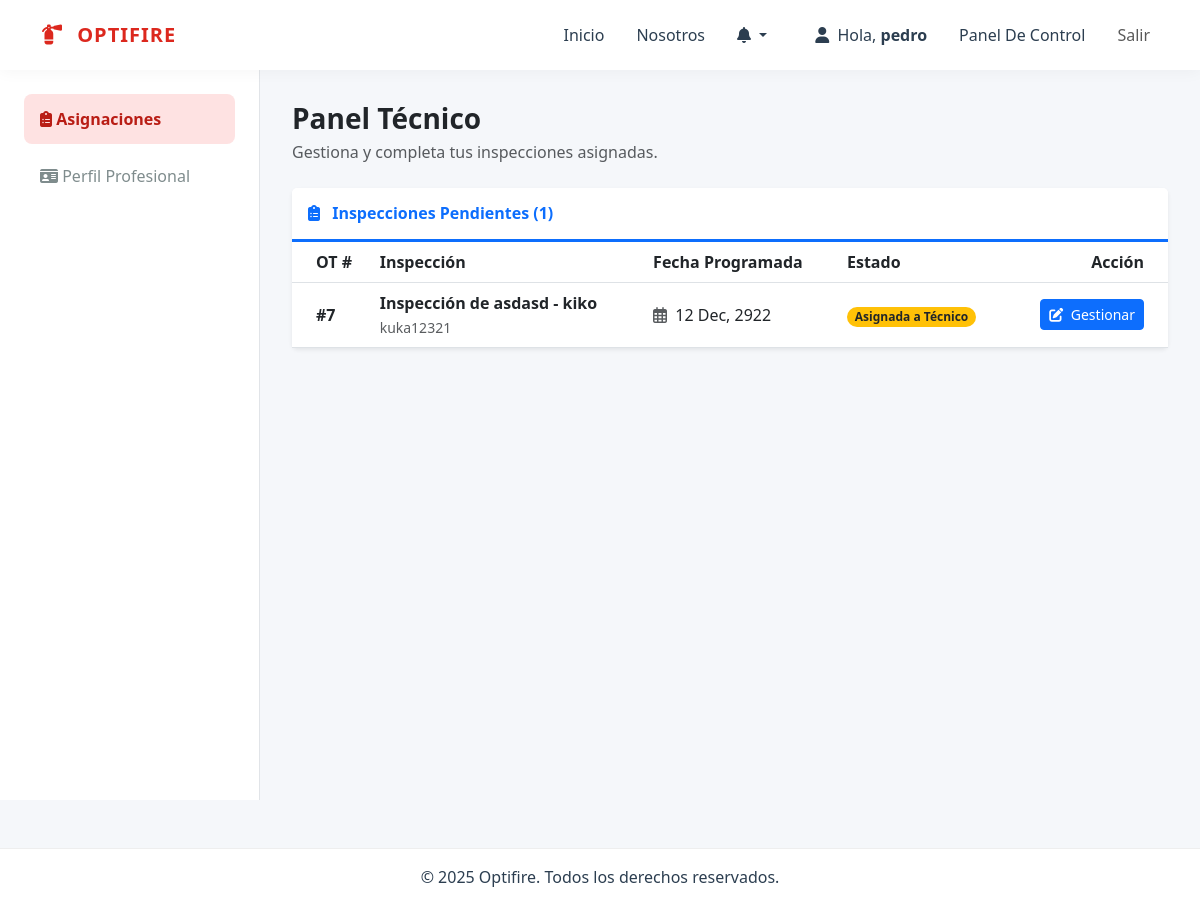
The app's page /usuarios/tecnico/ (signed in) with its own data.
### usuarios/models.py (models this page shows, shortened)
class Inspeccion(models.Model):
    solicitud = models.OneToOneField(
        SolicitudInspeccion,
        on_delete=models.CASCADE,
        related_name='inspeccion',
        null=True, blank=True
    )
    tecnico = models.ForeignKey(
        User,
        on_delete=models.PROTECT,
        related_name='inspecciones_asignadas',
        limit_choices_to={'groups__name': Roles.TECNICO}
    )
    plantilla_base = models.ForeignKey(PlantillaInspeccion, on_delete=models.SET_NULL, null=True, blank=True)
    nombre_inspeccion = models.CharField(max_length=200)
    fecha_creacion = models.DateTimeField(auto_now_add=True)
    fecha_programada = models.DateField(null=True, blank=True)
    fecha_finalizacion = models.DateTimeField(null=True, blank=True)
    comentarios_generales = models.TextField(blank=True, null=True)
    estado = models.CharField(
        max_length=20,
        default=EstadoInspeccion.ASIGNADA,
        choices=EstadoInspeccion.choices
    )
    class Meta:
        indexes = [
            models.Index(fields=['tecnico', 'estado']),
        ]

class SolicitudInspeccion(models.Model):
    cliente = models.ForeignKey(User, on_delete=models.CASCADE, related_name='solicitudes_enviadas')
    nombre_cliente = models.CharField(max_length=100)
    apellido_cliente = models.CharField(max_length=100, blank=True, null=True)
    direccion = models.CharField(max_length=255)
    telefono = models.CharField(max_length=20)
    maquinaria = models.TextField(verbose_name="Maquinaria / Servicio")
    observaciones_cliente = models.TextField(blank=True, null=True)
    monto_cotizacion = models.DecimalField(max_digits=10, decimal_places=0, null=True, blank=True)
    detalle_cotizacion = models.TextField(blank=True, null=True)
    fecha_programada = models.DateField(null=True, blank=True)
    fecha_solicitud = models.DateTimeField(auto_now_add=True)
    estado = models.CharField(
        max_length=20,
        choices=EstadoSolicitud.choices,
        default=EstadoSolicitud.PENDIENTE
    )
    motivo_rechazo = models.TextField(blank=True, null=True)

### usuarios/views.py (the view)
# urls.py: path('tecnico/', views.dashboard_tecnico, name='dashboard_tecnico'),
@login_required
@user_passes_test(is_tecnico)
def dashboard_tecnico(request):
    estados_activos = [EstadoInspeccion.ASIGNADA, EstadoInspeccion.EN_CURSO]
    inspecciones = Inspeccion.objects.filter(
        tecnico=request.user,
        estado__in=estados_activos
    ).select_related('solicitud').order_by('fecha_programada')
    return render(request, 'dashboards/tecnico/tecnico_dashboard.html', {
        'inspecciones_asignadas': inspecciones
    })

### usuarios/views.py (called while the page is built)
def check_role(user, role_name):
    return user.is_authenticated and user.groups.filter(name=role_name).exists()

def is_tecnico(user): return check_role(user, Roles.TECNICO.value)

### templates/dashboards/tecnico/tecnico_dashboard.html (shortened to what this page needs)
{% extends "base_dashboard.html" %}
{% load static %}
{% block dashboard_menu %}
    {% include "includes/tecnico_menu.html" %}
{% endblock dashboard_menu %}
{% block dashboard_content %}
<div class="d-flex justify-content-between align-items-center mb-4">
    <div>
        <h1 class="h3 text-dark fw-bold mb-1">Panel Técnico</h1>
        <p class="text-muted mb-0">Gestiona y completa tus inspecciones asignadas.</p>
    </div>
</div>
{% if inspecciones_asignadas %}
    <div class="card shadow-sm border-0">
        <div class="card-header bg-white border-bottom border-primary border-3 py-3">
            <h6 class="m-0 fw-bold text-primary">
                <i class="fas fa-clipboard-list me-2"></i> Inspecciones Pendientes ({{ inspecciones_asignadas|length }})
            </h6>
        </div>
        <div class="card-body p-0">
            <div class="table-responsive">
                <table class="table table-hover align-middle mb-0">
                    <thead class="bg-light">
                        <tr>
                            <th class="ps-4">OT #</th>
                            <th>Inspección</th>
                            <th>Fecha Programada</th>
                            <th>Estado</th>
                            <th class="text-end pe-4">Acción</th>
                        </tr>
                    </thead>
                    <tbody>
                    {% for inspeccion in inspecciones_asignadas %}
                        <tr>
                            <td class="ps-4 fw-bold">#{{ inspeccion.solicitud.id|default:inspeccion.id }}</td>
                            <td>
                                <div class="fw-bold">{{ inspeccion.nombre_inspeccion }}</div>
                                <small class="text-muted">{{ inspeccion.solicitud.direccion|default:"Sin dirección" }}</small>
                            </td>
                            <td>
                                {% if inspeccion.fecha_programada %}
                                    <i class="far fa-calendar-alt me-1 text-muted"></i> {{ inspeccion.fecha_programada|date:"d M, Y" }}
                                {% else %}
                                    <span class="text-muted">--</span>
                                {% endif %}
                            </td>
                            <td>
                                <span class="badge rounded-pill
                                    {% if inspeccion.estado == 'ASIGNADA' %} bg-warning text-dark
                                    {% elif inspeccion.estado == 'EN_CURSO' %} bg-primary
                                    {% elif inspeccion.estado == 'COMPLETADA' %} bg-success
                                    {% else %} bg-secondary
                                    {% endif %}">
                                    {{ inspeccion.get_estado_display }}
                                </span>
                            </td>
                            <td class="text-end pe-4">
                                <a href="{% url 'completar_inspeccion' inspeccion.pk %}" class="btn btn-sm btn-primary">
                                    <i class="fas fa-edit me-1"></i> Gestionar
                                </a>
                            </td>
                        </tr>
                    {% endfor %}
                    </tbody>
                </table>
            </div>
        </div>
    </div>
{% endif %}
{% endblock dashboard_content %}

### templates/base.html (shortened to what this page needs)
{% load static %}
<!DOCTYPE html>
<html lang="es">
<head>
    <link href="https://cdn.jsdelivr.net/npm/bootstrap@5.3.0/dist/css/bootstrap.min.css" rel="stylesheet">
    <link rel="stylesheet" href="https://cdnjs.cloudflare.com/ajax/libs/font-awesome/6.5.2/css/all.min.css">
    <link rel="stylesheet" href="{% static 'css/style.css' %}">
</head>
<body>
    <nav class="navbar navbar-expand-lg navbar-custom sticky-top">
      <div class="container">
        <a class="navbar-brand navbar-brand-text" href="/">
            <i class="fa-solid fa-fire-extinguisher me-2"></i> OPTIFIRE
        </a>
        <div class="collapse navbar-collapse" id="navbarNav">
          <ul class="navbar-nav ms-auto">
            <li class="nav-item"><a class="nav-link nav-link-custom" href="/">Inicio</a></li>
            <li class="nav-item"><a class="nav-link nav-link-custom" href="/nosotros/">Nosotros</a></li>
            {% if user.is_authenticated %}
                <li class="nav-item dropdown me-3">
                    <a class="nav-link nav-link-custom dropdown-toggle" href="#" id="navbarDropdownNotifications" role="button" data-bs-toggle="dropdown" aria-expanded="false">
                        <i class="fa-solid fa-bell"></i>
                    </a>
                </li>
                <li class="nav-item">
                    <span class="nav-link nav-link-custom me-2">
                        <i class="fa-solid fa-user me-1"></i> Hola, <span class="fw-bold">{{ user.first_name|default:user.username }}</span>
                    </span>
                </li>
                <li class="nav-item">
                    <a class="nav-link nav-link-custom" href="{% url 'dashboard' %}">Panel De Control</a>
                </li>
                <li class="nav-item">
                    <a class="nav-link btn btn-sm btn-outline-dark ms-2" href="{% url 'logout' %}">Salir</a>
                </li>
            {% else %}
                <li class="nav-item">
                    <a class="nav-link btn btn-brand ms-2 text-white" href="{% url 'login' %}">Iniciar Sesión</a>
                </li>
            {% endif %}
          </ul>
        </div>
      </div>
    </nav>
    <main>
        {% block content %}
        {% endblock %}
    </main>
    <footer class="footer-custom mt-5 py-3">
        <div class="container text-center">
            <p class="mb-0">&copy; 2025 Optifire. Todos los derechos reservados.</p>
        </div>
    </footer>
</body>
</html>

### static/css/style.css (style rules this page uses)
:root { --primary-color: #DC281E; --primary-dark: #b91d15; --secondary-color: #F05A22; --accent-color: #FFC20E; --background-color: #F5F7FA; --container-color: #FFFFFF; --text-main: #2c3e50; --text-secondary: #7f8c8d; --sidebar-width: 260px; --header-height: 70px; --brand-gradient: linear-gradient(135deg, #DC281E 0%, #F05A22 100%); --shadow-soft: 0 2px 15px rgba(0, 0, 0, 0.04); --border-radius: 8px; }
body { background-color: var(--background-color); color: var(--text-main); font-family: 'Segoe UI', Roboto, sans-serif; min-height: 100vh; display: flex; flex-direction: column; overflow-x: hidden; }
a { text-decoration: none; }
.navbar-custom { background-color: var(--container-color); box-shadow: var(--shadow-soft); height: var(--header-height); z-index: 1000; }
.navbar-brand-text { color: var(--primary-color) !important; font-weight: 800; letter-spacing: 1px; }
.nav-link-custom { color: var(--text-main) !important; font-weight: 500; margin: 0 0.5rem; }
.footer-custom { background-color: var(--container-color); padding: 1.5rem 0; margin-top: auto; border-top: 1px solid #eee; }

### records on screen
Inspeccion: solicitud.id "7", nombre_inspeccion "Inspección de asdasd - kiko", solicitud.direccion "kuka12321", fecha_programada "12 Dec, 2922", estado "Asignada a Técnico"

### other values on screen
{{ user.first_name|default:user.username }} "pedro"
{{ inspecciones_asignadas|length }} "1"
